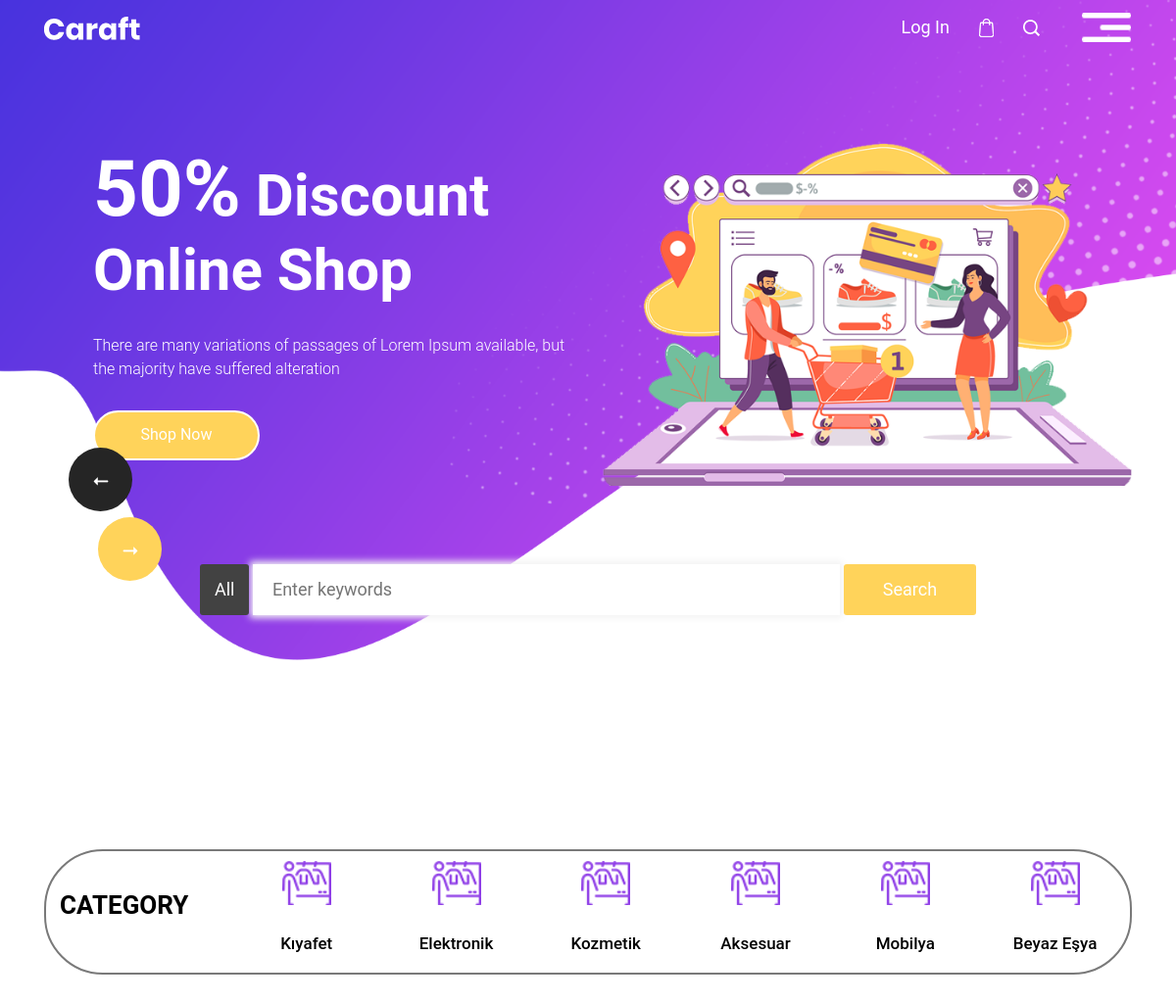
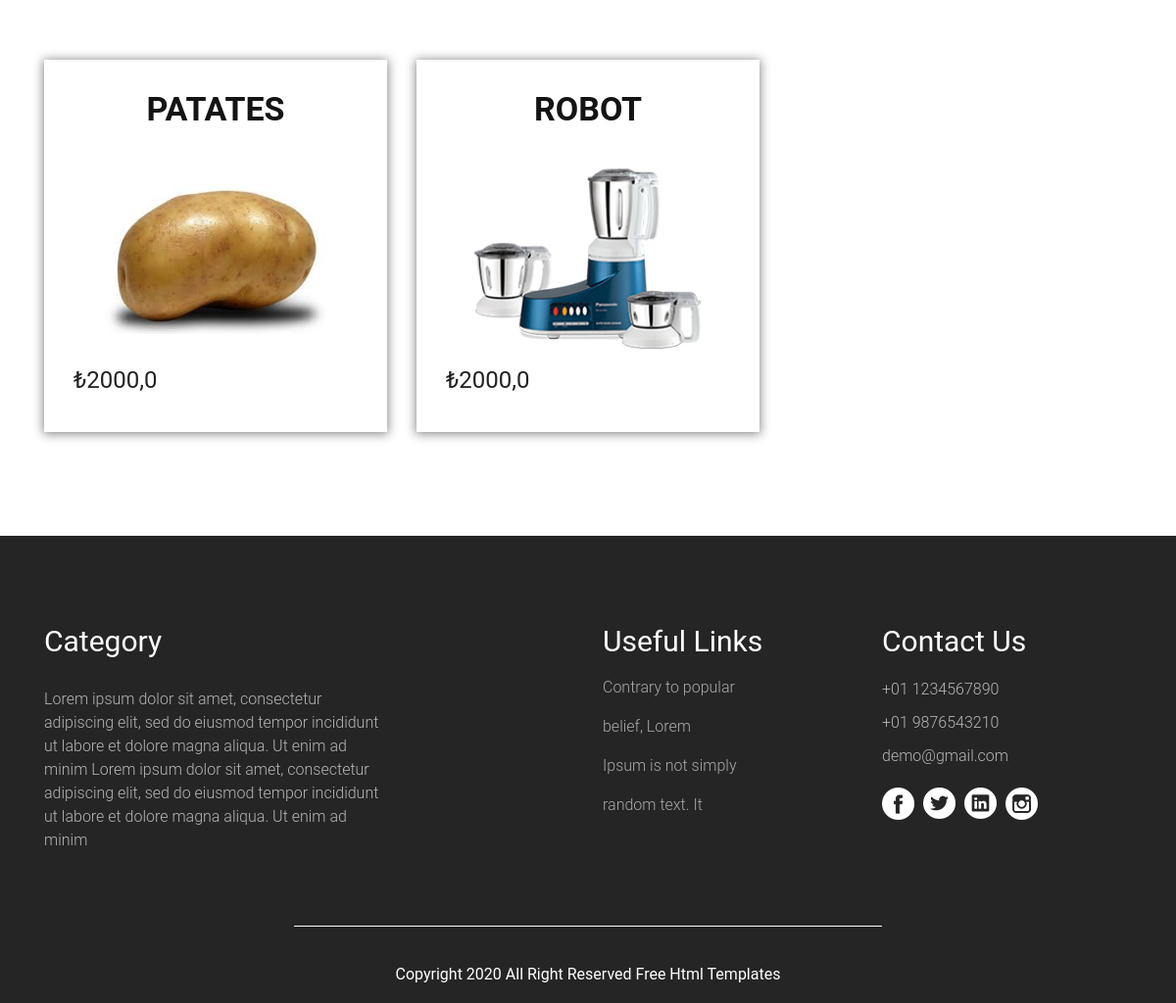
Screenshot of /productCategory/Elektronik/ with the database file from the repository (2 pictures, top to bottom).
### appMy/models.py (models this page shows, shortened)
class Category(models.Model):
    title = models.CharField(("Kategori"), max_length=50)

class Product(models.Model):
    brand = models.ForeignKey(Brand, verbose_name=("Ürün Markası"), on_delete=models.CASCADE)
    category = models.ForeignKey(Category, verbose_name=("Ürün Kategorisi"), on_delete=models.CASCADE)
    title = models.CharField(("Ürün Başlık"), max_length=50)
    text = models.TextField(("Ürün Özellikleri"))
    price = models.FloatField(("Ürün Fiyatı"))
    image = models.FileField(("Ürün Fotoğrafı"), upload_to='', max_length=100, null=True)

### appMy/views.py (the view)
# urls.py: path('productCategory/<categoryid>/', productCategory, name='productCategory'),
def productCategory(request,categoryid="Elektronik"):
    context={"title":"Kategori"}
    category_k = Category.objects.get(title=categoryid)
    products = Product.objects.filter(category=category_k)
    category = Category.objects.all()
    context.update({
        "products": products,
        "categoryid": categoryid,
        "category": category,
    })
    return render(request,'category.html',context)

### appMy/templates/category.html
{% extends 'base.html' %}
{% load static %}
{% block body %}
      <div class="container">
         <div class="category_section">
            <div class="row">
               <div class="col-lg-2 col-sm-12">
                  <h1 class="category_text">Category</h1>
               </div>
               <div class="col-lg-10 col-sm-12 main">
                  {% for i in category %}
                     <div class="col">
                     <div class="box_main">
                        <a href="/productCategory/{{ i.title }}/">
                           <div class="icon_1"></div>
                           <h4 class="fashion_text active">{{ i.title }}</h4>
                        </a>
                     </div>
                  </div>
                  {% endfor %}
               </div>
            </div>
         </div>
         <div class="category_section_2">
            <div class="row">
               {% for i in products %}
               <div class="col-4 mb-3">
                  <a href="#">
                     <div class="feature_box">
                        <h1 class="readable_text">{{ i.title }}</h1>
                        <div><img src="{{ i.image.url }}" class="image_7"></div>
                        <div style="font-size: 24px;">₺{{ i.price }}</div>
                     </div>
                  </a>
               </div>
               {% endfor %}
            </div>
         </div>
      </div>
{% endblock body %}

### appMy/static/css/style.css (style rules this page uses)
* { box-sizing: border-box !important; transition: ease all 0.5s; }
html { scroll-behavior: smooth; }
body { color: #666666; font-size: 14px; font-family: Roboto; line-height: 1.80857; font-weight: normal; overflow-x: hidden; }
a { color: #1f1f1f; text-decoration: none !important; outline: none !important; -webkit-transition: all .3s ease-in-out; -moz-transition: all .3s ease-in-out; -ms-transition: all .3s ease-in-out; -o-transition: all .3s ease-in-out; transition: all .3s ease-in-out; }
h1, h2, h3, h4, h5, h6 { letter-spacing: 0; font-weight: normal; position: relative; padding: 0 0 10px 0; font-weight: normal; line-height: normal; color: #111111; margin: 0 }
h1 { font-size: 24px }
h4 { font-size: 16px }
*, *::after, *::before { -webkit-box-sizing: border-box; -moz-box-sizing: border-box; box-sizing: border-box; }
a { color: #222222; text-decoration: none; outline: none !important; }
a, .btn { text-decoration: none !important; outline: none !important; -webkit-transition: all .3s ease-in-out; -moz-transition: all .3s ease-in-out; -ms-transition: all .3s ease-in-out; -o-transition: all .3s ease-in-out; transition: all .3s ease-in-out; }
img { max-width: 100%; height: auto; }
.category_section { width: 100%; float: left; border: 2px solid #797979; border-radius: 60px; padding: 10px 0px 0px 0px; margin-top: 90px; }
.main { display: flex; }
.category_text { width: 100%; float: left; font-size: 26px; color: #000; text-transform: uppercase; font-weight: bold; text-align: center; padding-top: 30px; }
.box_main { width: 100%; float: left; text-align: center; }
.fashion_text.active { color: #000; }
.icon_1 { width: 50px; margin: 0 auto; background-image: url(../images/icon-1.png); height: 60px; background-size: 100%; background-repeat: no-repeat; text-align: center; display: inline-block; }
.fashion_text { width: 100%; float: left; font-size: 17px; text-align: center; color: #9a9a99; font-weight: 500; padding-top: 5px; padding-bottom: 20px; }
.category_section_2 { width: 100%; float: left; margin-top: 90px; padding-bottom: 90px; }
.feature_box { width: 100%; height: 380px; display: flex; flex-direction: column; justify-content: space-between; background-color: #ffffff; padding: 30px; box-shadow: 0px 1px 10px 1px #888888; }
.image_7 { width: 80%; margin: 0 auto; text-align: center; display: block; padding-top: 20px; }
.readable_text { width: 100%; float: left; font-size: 34px; text-align: center; text-transform: uppercase; color: #141414; font-weight: bold; }

### rows the page displays
Category: title "Kıyafet"
Category: title "Elektronik"
Category: title "Kozmetik"
Category: title "Aksesuar"
Category: title "Mobilya"
Category: title "Beyaz Eşya"
Product: title "PATATES", image (picture), price "2000,0"
Product: title "ROBOT", image (picture), price "2000,0"
